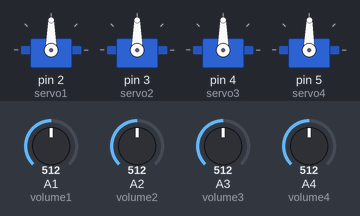
Bench run of a sketch on a simulated Arduino Uno, built with avr-gcc and run on an emulated ATmega328P. Parts: 4 × servo. The inputs (shaded band) are chosen by the test bench; at power-on: A1 (volume1) = 512, A2 (volume2) = 512, A3 (volume3) = 512, A4 (volume4) = 512.

Above: at 1.2 s.
1.3 s: A1 (volume1) set to 716
At 2.1 s:
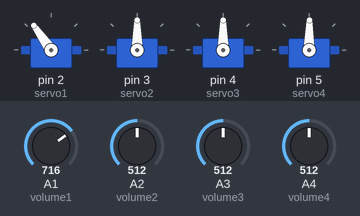
2.8 s: A2 (volume2) set to 716
At 3.1 s:
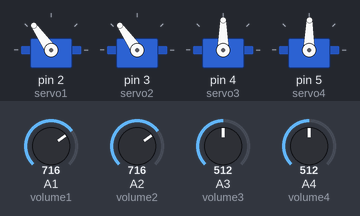
4.3 s: A3 (volume3) set to 716
At 5.3 s:
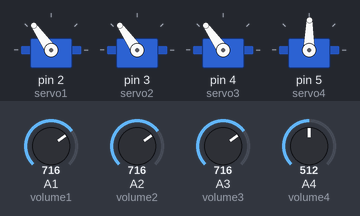
5.8 s: A4 (volume4) set to 716
At 7.0 s:
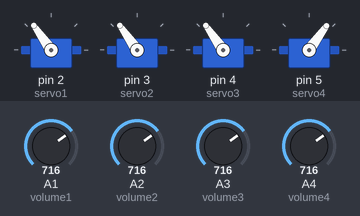
7.3 s: A1 (volume1) set to 992
At 8.0 s:
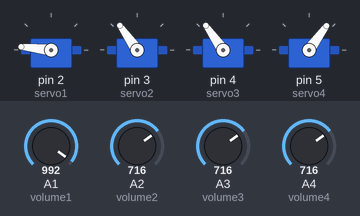
8.8 s: A2 (volume2) set to 992
At 10.2 s:
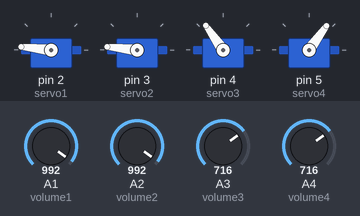
Timing chart, 0 to 11.3 s (numbered marks = the images above; inputs shaded):
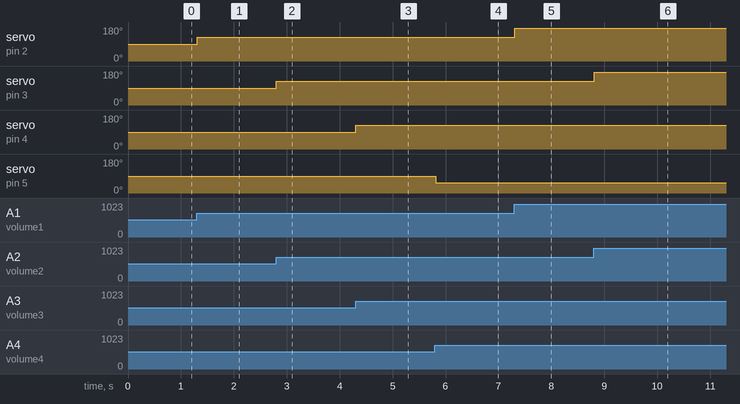

Measured:
- after the input at 1.3 s, servo on pin 2 (servo1): 90° → 125° at once
- after the input at 2.8 s, servo on pin 3 (servo2): 90° → 125° at once
- after the input at 4.3 s, servo on pin 4 (servo3): 90° → 125° at once
- after the input at 5.8 s, servo on pin 5 (servo4): 89° → 54° at once
- after the input at 7.3 s, servo on pin 2 (servo1): 125° → 174° at once
- after the input at 8.8 s, servo on pin 3 (servo2): 125° → 174° at once

The sketch:

servo_test.ino
```cpp
//tugai
#include <Servo.h>

Servo servo1; // サーボに名前を付ける
int volume1 = A1; // ボリューム抵抗をつなぐピン
int analog1; // ボリューム抵抗をアナログで読んだ値

Servo servo2; // サーボに名前を付ける
int volume2 = A2; // ボリューム抵抗をつなぐピン
int analog2; // ボリューム抵抗をアナログで読んだ値

Servo servo3; // サーボに名前を付ける
int volume3 = A3; // ボリューム抵抗をつなぐピン
int analog3; // ボリューム抵抗をアナログで読んだ値

Servo servo4; // サーボに名前を付ける
int volume4 = A4; // ボリューム抵抗をつなぐピン
int analog4; // ボリューム抵抗をアナログで読んだ値

void setup() {
servo1.attach(2); // サーボをつなぐピン
servo2.attach(3); // サーボをつなぐピン
servo3.attach(4); // サーボをつなぐピン
servo4.attach(5); // サーボをつなぐピン

}

void loop() {
analog1 = analogRead(volume1); // ボリューム抵抗を読む(0~1023)
analog1 = map(analog1, 0, 1023, 0, 180); // サーボの角度(0~180)
servo1.write(analog1); // 読んだ値によってサーボを動かす

analog2 = analogRead(volume2); // ボリューム抵抗を読む(0~1023)
analog2 = map(analog2, 0, 1023, 0, 180); // サーボの角度(0~180)
servo2.write(analog2); // 読んだ値によってサーボを動かす

analog3 = analogRead(volume3); // ボリューム抵抗を読む(0~1023)
analog3 = map(analog3, 0, 1023, 0, 180); // サーボの角度(0~180)
servo3.write(analog3); // 読んだ値によってサーボを動かす

analog4 = analogRead(volume4); // ボリューム抵抗を読む(0~1023)
analog4 = map(analog4, 1023, 0, 0, 180); // サーボの角度(0~180)
servo4.write(analog4); // 読んだ値によってサーボを動かす


delay(15); // サーボが動くのを待つ
}
```
